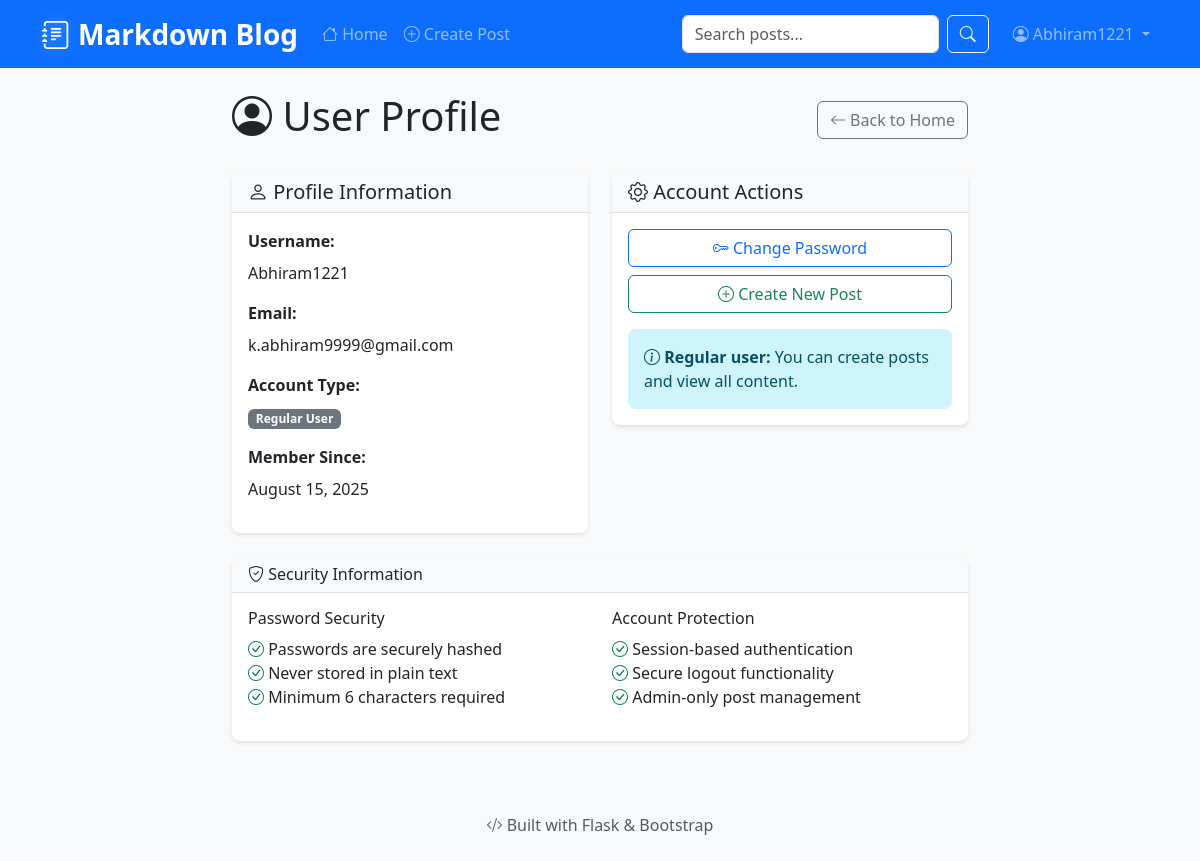
The page /profile (signed in) on the database its author committed.
### app.py (models this page shows, shortened)
class User(db.Model):
    id = db.Column(db.Integer, primary_key=True)
    username = db.Column(db.String(80), unique=True, nullable=False)
    email = db.Column(db.String(120), unique=True, nullable=False)
    password_hash = db.Column(db.String(120), nullable=False)
    is_admin = db.Column(db.Boolean, default=False)
    created_at = db.Column(db.DateTime, default=db.func.current_timestamp())

### app.py (the view)
@app.route('/profile')
def profile():
    if not session.get('user_id'):
        flash('Please log in to view your profile', 'error')
        return redirect(url_for('login'))
    user = User.query.get(session['user_id'])
    return render_template('profile.html', user=user)

### templates/profile.html (shortened to what this page needs)
{% extends "base.html" %}
{% block content %}
<div class="row justify-content-center">
    <div class="col-md-8">
        <div class="d-flex justify-content-between align-items-center mb-4">
            <h1>
                <i class="bi bi-person-circle"></i> User Profile
            </h1>
            <a href="{{ url_for('index') }}" class="btn btn-outline-secondary">
                <i class="bi bi-arrow-left"></i> Back to Home
            </a>
        </div>
        <div class="row">
            <div class="col-md-6 mb-4">
                <div class="card">
                    <div class="card-header">
                        <h5 class="mb-0">
                            <i class="bi bi-person"></i> Profile Information
                        </h5>
                    </div>
                    <div class="card-body">
                        <div class="mb-3">
                            <label class="form-label fw-bold">Username:</label>
                            <p class="mb-0">{{ user.username }}</p>
                        </div>
                        <div class="mb-3">
                            <label class="form-label fw-bold">Email:</label>
                            <p class="mb-0">{{ user.email }}</p>
                        </div>
                        <div class="mb-3">
                            <label class="form-label fw-bold">Account Type:</label>
                            <p class="mb-0">
                                {% if user.is_admin %}
                                <span class="badge bg-warning text-dark">Administrator</span>
                                {% else %}
                                <span class="badge bg-secondary">Regular User</span>
                                {% endif %}
                            </p>
                        </div>
                        <div class="mb-3">
                            <label class="form-label fw-bold">Member Since:</label>
                            <p class="mb-0">{{ user.created_at.strftime('%B %d, %Y') }}</p>
                        </div>
                    </div>
                </div>
            </div>
            <div class="col-md-6 mb-4">
                <div class="card">
                    <div class="card-header">
                        <h5 class="mb-0">
                            <i class="bi bi-gear"></i> Account Actions
                        </h5>
                    </div>
                    <div class="card-body">
                        <div class="d-grid gap-2">
                            <a href="{{ url_for('change_password') }}" class="btn btn-outline-primary">
                                <i class="bi bi-key"></i> Change Password
                            </a>
                            <a href="{{ url_for('create_post') }}" class="btn btn-outline-success">
                                <i class="bi bi-plus-circle"></i> Create New Post
                            </a>
                        </div>
                        {% if user.is_admin %}
                        <div class="alert alert-info mt-3 mb-0">
                            <i class="bi bi-info-circle"></i>
                            <strong>Admin privileges:</strong> You can edit and delete all posts, and manage user accounts.
                        </div>
                        {% else %}
                        <div class="alert alert-info mt-3 mb-0">
                            <i class="bi bi-info-circle"></i>
                            <strong>Regular user:</strong> You can create posts and view all content.
                        </div>
                        {% endif %}
                    </div>
                </div>
            </div>
        </div>
        <div class="card">
            <div class="card-header bg-light">
                <h6 class="mb-0">
                    <i class="bi bi-shield-check"></i> Security Information
                </h6>
            </div>
            <div class="card-body">
                <div class="row">
                    <div class="col-md-6">
                        <h6>Password Security</h6>
                        <ul class="list-unstyled">
                            <li><i class="bi bi-check-circle text-success"></i> Passwords are securely hashed</li>
                            <li><i class="bi bi-check-circle text-success"></i> Never stored in plain text</li>
                            <li><i class="bi bi-check-circle text-success"></i> Minimum 6 characters required</li>
                        </ul>
                    </div>
                    <div class="col-md-6">
                        <h6>Account Protection</h6>
                        <ul class="list-unstyled">
                            <li><i class="bi bi-check-circle text-success"></i> Session-based authentication</li>
                            <li><i class="bi bi-check-circle text-success"></i> Secure logout functionality</li>
                            <li><i class="bi bi-check-circle text-success"></i> Admin-only post management</li>
                        </ul>
                    </div>
                </div>
            </div>
        </div>
    </div>
</div>
{% endblock %}

### templates/base.html (shortened to what this page needs)
<!DOCTYPE html>
<html lang="en">
<head>
    <link href="https://cdn.jsdelivr.net/npm/bootstrap@5.3.0/dist/css/bootstrap.min.css" rel="stylesheet">
    <link href="https://cdn.jsdelivr.net/npm/bootstrap-icons@1.10.0/font/bootstrap-icons.css" rel="stylesheet">
    <link href="{{ url_for('static', filename='style.css') }}" rel="stylesheet">
</head>
<body>
    <nav class="navbar navbar-expand-lg navbar-dark bg-primary">
        <div class="container">
            <a class="navbar-brand d-flex align-items-center fw-bold fs-3" href="{{ url_for('index') }}">
                <i class="bi bi-journal-text me-2"></i>
                <span>Markdown Blog</span>
            </a>
            <div class="collapse navbar-collapse" id="navbarNav">
                <ul class="navbar-nav me-auto">
                    <li class="nav-item">
                        <a class="nav-link" href="{{ url_for('index') }}">
                            <i class="bi bi-house"></i> Home
                        </a>
                    </li>
                    {% if session.user_id %}
                    <li class="nav-item">
                        <a class="nav-link" href="{{ url_for('create_post') }}">
                            <i class="bi bi-plus-circle"></i> Create Post
                        </a>
                    </li>
                    {% endif %}
                </ul>
                <form class="d-flex me-3" action="{{ url_for('search') }}" method="GET">
                    <input class="form-control me-2" type="search" name="q" placeholder="Search posts..."
                           value="{{ request.args.get('q', '') }}" aria-label="Search">
                    <button class="btn btn-outline-light" type="submit">
                        <i class="bi bi-search"></i>
                    </button>
                </form>
                <ul class="navbar-nav">
                    {% if session.user_id %}
                    <li class="nav-item dropdown">
                        <a class="nav-link dropdown-toggle" href="#" role="button" data-bs-toggle="dropdown">
                            <i class="bi bi-person-circle"></i> {{ session.username }}
                        </a>
                    </li>
                    {% endif %}
                </ul>
            </div>
        </div>
    </nav>
    <main class="container my-4">
        {% block content %}{% endblock %}
    </main>
    <footer class="bg-light py-4 mt-5">
        <div class="container text-center">
            <p class="text-muted mb-0">
                <i class="bi bi-code-slash"></i> Built with Flask & Bootstrap
            </p>
        </div>
    </footer>
</body>
</html>

### static/style.css (style rules this page uses)
body { background-color: #f8f9fa; }
.navbar-brand { font-weight: bold; }
.card { border: none; box-shadow: 0 2px 4px rgba(0,0,0,0.1); border-radius: 8px; }
.card-header { background-color: #f8f9fa; border-bottom: 1px solid #dee2e6; border-radius: 8px 8px 0 0 !important; }
.btn { border-radius: 6px; }
.navbar-brand { transition: all 0.3s ease; position: relative; }
.navbar-brand::after { content: ''; position: absolute; bottom: -2px; left: 0; width: 0; height: 2px; background: linear-gradient(90deg, #fff, #f8f9fa); transition: width 0.3s ease; }
.navbar-brand i { transition: all 0.3s ease; filter: drop-shadow(0 0 5px rgba(255, 255, 255, 0.3)); }
.alert { border-radius: 8px; border: none; }

### rows shown on the page
User: username "Abhiram1221", email "k.abhiram9999@gmail.com", created_at "August 15, 2025"
